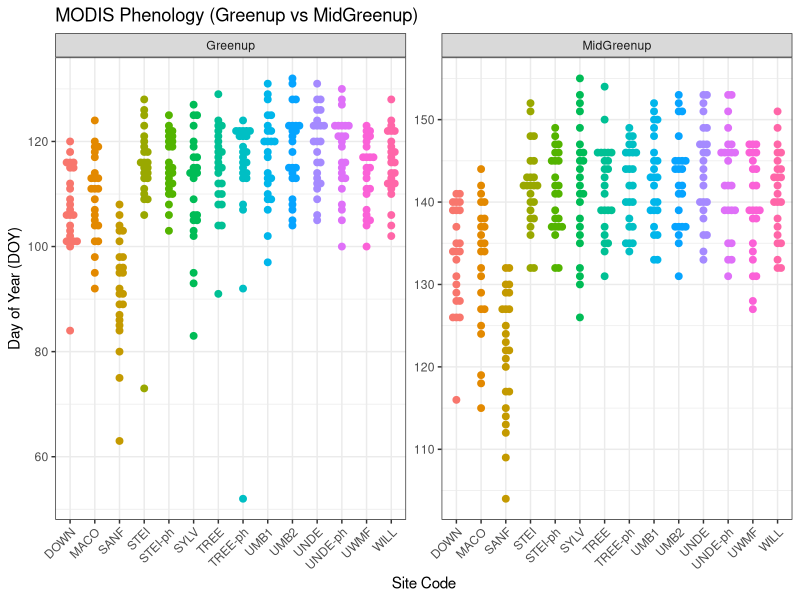
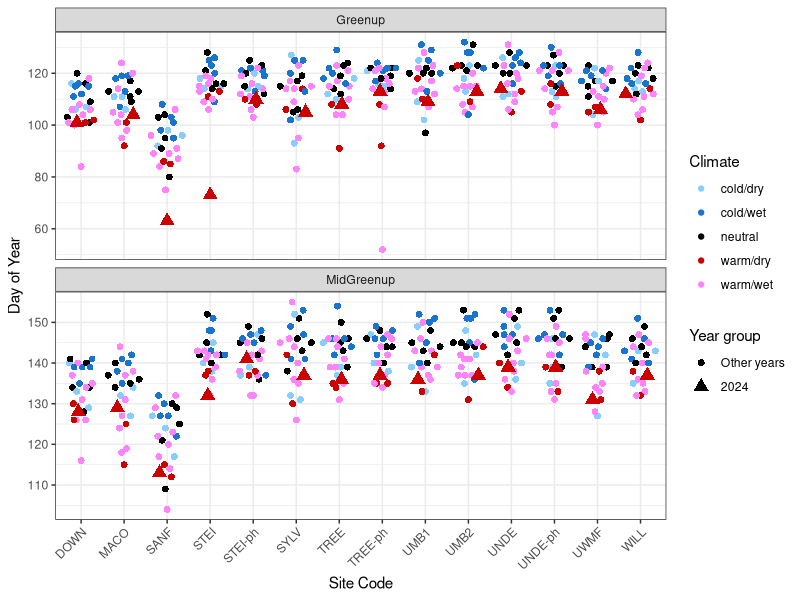

Write R code to recreate these figures, in order.
library(tidyverse)
library(ggplot2)
library(lubridate)
library(ggbeeswarm)
library(dplyr)

setwd("C:/Users/kylad/Dropbox/GLUG_pheno_2024/greenup/")

#in.names <- read.csv("sitenames.csv")

df <- read.csv("MCD12Q2_Greenup_MidGreenup_2001_2024_20260116.csv")
df <- subset(df, df$Site_Code != "DOWN-ph")

clim <- read.csv("climate_year_types.csv")
names(clim) <- c("Year", "Climate")

phen_cols <- names(df)[grepl("Greenup", names(df), ignore.case = TRUE)]

stopifnot(length(phen_cols) > 0)

df_long <- df %>%
  select(Site_Code, all_of(phen_cols)) %>%
  pivot_longer(
    cols = -Site_Code,
    names_to = c("Metric", "Year"),
    names_pattern = "^X\\d{4}_\\d{2}_\\d{2}_(Greenup_1|MidGreenup_1)_(\\d{4})$",
    values_to = "DOY"
  ) %>%
  mutate(
    Year = as.integer(Year),
    Metric = recode(
      Metric,
      "Greenup_1"    = "Greenup",
      "MidGreenup_1" = "MidGreenup"
    )
  )

df_long$date <- as.Date(df_long$DOY)
df_long$DOY <- as.integer(format(df_long$date, "%j"))
df_long <- left_join(df_long, clim, by = "Year", copy = FALSE)

df_long$Metric <- factor(df_long$Metric, levels = c("Greenup", "MidGreenup"))


# now to plot!
ggplot(df_long, aes(x = Site_Code, y = DOY, color = Site_Code)) +
  geom_beeswarm(size = 2, cex = 1) +   # adjust size/spacing
  facet_wrap(~ Metric, scales = "free_y") +  # one panel per metric
  theme_bw() +
  labs(
    y = "Day of Year (DOY)",
    x = "Site Code",
    title = "MODIS Phenology (Greenup vs MidGreenup)"
  ) +
  theme(
    legend.position = "none",   # optional: remove legend
    axis.text.x = element_text(angle = 45, hjust = 1)
  )

df_long <- df_long %>%
  mutate(
    # Shape: triangle (17) for 2024, circle (16) for others
    Shape = ifelse(Year == 2024, 17, 16),
    # Color: red for 2024, blue gradient for other years
    Color = ifelse(Year == 2024, "2024", as.character(Year))
  )

# Convert Color to numeric for gradient, excluding 2024
df_long$Color_numeric <- ifelse(df_long$Year == 2024, NA, df_long$Year)

# Plot

ggplot(df_long, aes(x = Site_Code, y = DOY, color = Climate)) +
  geom_quasirandom(
    aes(shape = factor(Shape), size = factor(Shape))
  ) +
  scale_shape_manual(
    name = "Year group",
    values = c("16" = 16, "17" = 17),
    labels = c("Other years", "2024")
  ) +
  scale_size_manual(
    name = "Year group",
    values = c("16" = 2, "17" = 3.5),
    guide = "none"
  ) +
  scale_color_manual(values = c(
    "cold/dry" = "skyblue1",
    "cold/wet" = "dodgerblue3",
    "neutral" = "black",
    "warm/dry" = "red3",
    "warm/wet" = "orchid1"
  )) +
  facet_wrap(~ Metric, ncol = 1, scales = "free_y") +
  theme_bw() +
  labs(
    y = "Day of Year",
    x = "Site Code",
    color = "Climate"
  ) +
  theme(
    axis.text.x = element_text(angle = 45, hjust = 1),
    legend.position = "right"
  ) +
  guides(
    shape = guide_legend(
      override.aes = list(
        size = c(2, 3.5)   # must match scale_size_manual values
      )
    )
  )
